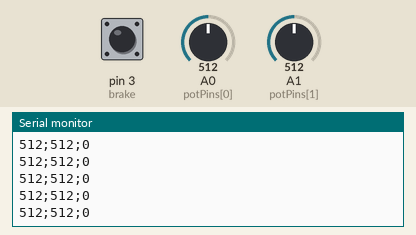
Bench run of a sketch on a simulated Arduino Uno, built with avr-gcc and run on an emulated ATmega328P. Shown: the last lines printed to the serial monitor. The inputs (shaded band) are chosen by the test bench; at power-on: A0 (potPins[0]) = 512, A1 (potPins[1]) = 512, pin 3 (brake) HIGH.

Above: at 1.2 s.
1.3 s: A0 (potPins[0]) set to 716
At 1.33 s:
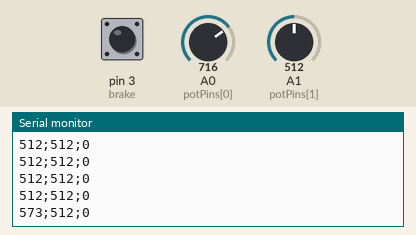
4.3 s: A1 (potPins[1]) set to 716
At 4.3 s:
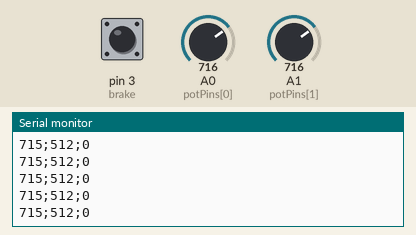
5.8 s: pin 3 (brake) pulled LOW for 0.15 s
At 5.85 s:
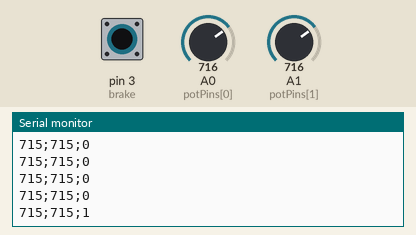
7.4 s: A0 (potPins[0]) set to 900
At 7.4 s:
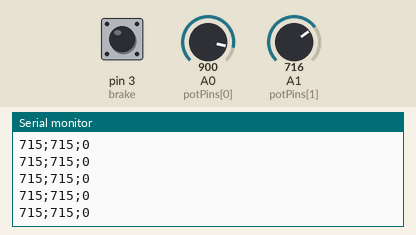
8.9 s: A1 (potPins[1]) set to 0
At 8.9 s:
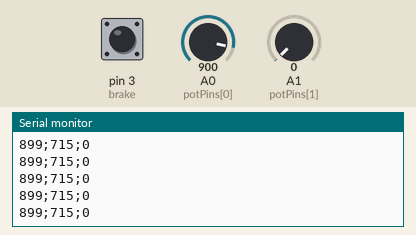
11.9 s: pin 3 (brake) pulled LOW for 1 s
At 11.95 s:
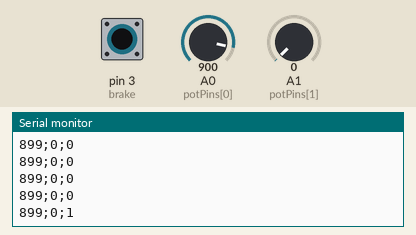
Timing chart, 0 to 14.9 s (numbered marks = the images above; inputs shaded):
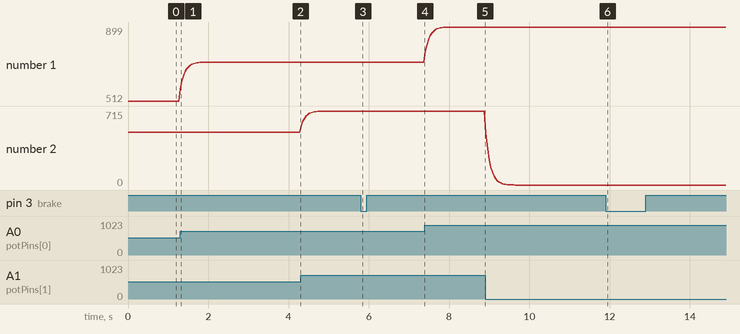

The sketch:

wheel_pot_serial_read.ino
```cpp
const int pot_num = 2;

// A0: Stearing Wheel
// A1: Accelerator
const int potPins[pot_num] = {A0, A1};


// Exponential Moving Average
const int brake = 3;

struct EMA {
  float alpha;
  float filterValue;
};

EMA filters[pot_num];

void initFilters() {
  for (int i = 0; i < pot_num; i++) {
    filters[i].alpha = 0.3;
    filters[i].filterValue = analogRead(potPins[i]);
  }
}

float updateFilterValue(int index) {
  float currentValue = (float)analogRead(potPins[index]);
  filters[index].filterValue = (filters[index].alpha * currentValue) +
                                  ((1 - filters[index].alpha) * filters[index].filterValue);
  return filters[index].filterValue;
}

void setup() {
    Serial.begin(9600);
    pinMode(brake, INPUT_PULLUP);
    initFilters();

}

void loop() {
    // filter analogic values
    for (int i = 0; i < pot_num; i++) {
      float filterValue = updateFilterValue(i);
    }

    int steeringWheelState = (int)filters[0].filterValue;
    int aceleratorState = filters[1].filterValue;
    int brakeState = !digitalRead(brake);


    Serial.print(steeringWheelState);
    Serial.print(";");
    Serial.print(aceleratorState);
    Serial.print(";");
    Serial.print(brakeState);
    Serial.print("\n");

    delay(40);
}
```

Measured:
- after the input at 1.3 s, the serial monitor: prints a new line at once (image 1)
- after the input at 5.8 s, the serial monitor: prints a new line at once (image 3)
- after the input at 11.9 s, the serial monitor: prints a new line at once (image 6)
- plotted number 1: 512 → 715 after the input at 1.3 s, 715 → 899 after the input at 7.4 s
